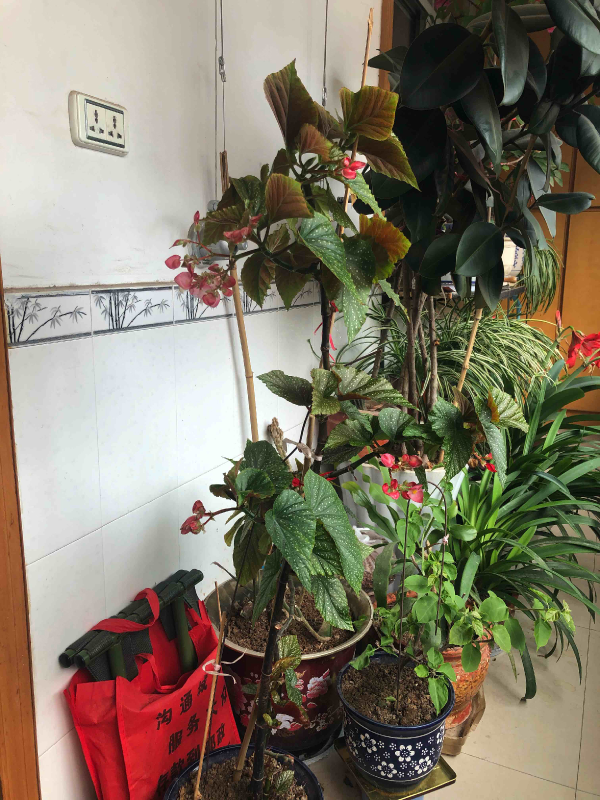
#> input picture SIFT/Flower_A.jpg, 1200 x 1600 px (shown at 1/2 size)
$ python image_stitching_demo.py
#> lines starting #> are read from the running program, lines starting #| are printed output that depends on the picture
### SIFT/mySIFT.py
"""
190785 李克
190914 方懿德
190773 徐恒
190784 杜静
190786 孙世若
"""
import numpy as np
import functools
import cv2


S = 3  # 在每组octave中检测S个尺度的极值点
SIGMA = 1.6  # 高斯滤波σ参数
IMAGE_BORDER_WIDTH = 5  # 极值点检测时预设的图像边界
THRESHOLD = 0.04  # 极值点检测阈值
MAX_ATTEMPT_TIMES = 5  # 极值点迭代拟合的最大次数
EIGENVALUE_RATIO = 10  # 本征值比
NUM_BINS = 36  # 特征点角度值的划分区间数
FLOAT_TOLERANCE = 1e-7  # 判别接近0的容差
WIN_SIZE = 4  # 生成Descriptor时的窗口大小
BINS = 8  # 生成Descriptor时的角度划分区间数


def extract_feature(image):

    gaussian_pyramid = generate_gaussian_pyramid(image)   # 高斯金字塔生成
    dog_pyramid = generate_dog_pyramid(gaussian_pyramid)  # DoG金字塔生成

    keypoints = generate_keypoints(gaussian_pyramid, dog_pyramid)  # 尺度空间极值点定位和特征点方向计算

    keypoints = process_keypoints(keypoints)  # 特征点排序与冗余去除

    descriptors = generate_descriptors(keypoints, gaussian_pyramid)  # 描述子生成

    return keypoints, descriptors


def generate_gaussian_pyramid(image):
    """
    生成高斯金字塔
    :param image: 基础图像
    :return: 形如[num_octaves * (S + 3)]的二维列表，元素为高斯图像
    """
    image = image.astype('float32')
    # 根据图像短边长计算octave的数量
    num_octaves = int(np.log(min(image.shape)) / np.log(2) - 0.5)

    gaussian_images = []
    for i in range(num_octaves):
        gaussian_images_in_octave = []
        # 对octave中的S+3张图像进行不同尺度的高斯滤波
        for j in range(S + 3):
            if i > 0 and j == 0:
                gaussian_images_in_octave.append(image)
                continue
            gaussian_kernel = np.sqrt((SIGMA ** 2) - 1) if j == 0 else np.sqrt((SIGMA ** 2) * (2 ** (2 * j / S) - 2 ** (2 * ((j - 1) / S))))
            image = cv2.GaussianBlur(image, (0, 0), sigmaX=gaussian_kernel, sigmaY=gaussian_kernel)
            gaussian_images_in_octave.append(image)
        gaussian_images.append(gaussian_images_in_octave)
        # 将前一组倒数第三张图像缩作为高斯金字塔上一组的输入
        octave_base = gaussian_images_in_octave[-3]
        image = cv2.resize(octave_base, (int(octave_base.shape[1] / 2), int(octave_base.shape[0] / 2)), interpolation=cv2.INTER_NEAREST)
    return np.array(gaussian_images)


# [421 lines left out: functions generate_dog_pyramid, generate_keypoints, judge_extremum, localize_extremum, compute_gradient, compute_hessian and 4 more, not called in this run]

### SIFT/image_stitching_demo.py
"""
190785 李克
"""
import numpy as np
import cv2
import mySIFT


def stitch(imgs, ratio=0.75):
    img2, img1 = imgs
    # 获取特征点和描述符
    kps1, des1 = mySIFT.extract_feature(cv2.cvtColor(img1, cv2.COLOR_BGR2GRAY))
    kps2, des2 = mySIFT.extract_feature(cv2.cvtColor(img1, cv2.COLOR_BGR2GRAY))
    kp1 = np.float32([kp.pt for kp in kps1])
    kp2 = np.float32([kp.pt for kp in kps2])

    # 匹配特征点并计算仿射变换矩阵
    R = matchKeyPoints(kp1, kp2, des1, des2, ratio)

    # 如果没有足够的最佳匹配点，R为None
    if R is None:
        return None
    good, M, mask = R

    # 对img1透视变换，M是ROI区域矩阵， 变换后的大小是(img1.w+img2.w, img1.h)
    result = cv2.warpPerspective(img1, M, (img1.shape[1] + img2.shape[1], img1.shape[0]))
    cv2.imshow('1', result)
    cv2.waitKey()
    # 将img2的值赋给结果图像
    result[0:img2.shape[0], 0:img2.shape[1]] = img2

    return result


def matchKeyPoints(kp1, kp2, des1, des2, ratio):
    matcher = cv2.DescriptorMatcher_create('BruteForce')
    matches = matcher.knnMatch(des1, des2, 2)

    # 获取理想匹配
    good = []
    for m in matches:
        if len(m) == 2 and m[0].distance < ratio * m[1].distance:
            good.append((m[0].trainIdx, m[0].queryIdx))

    # 最少要有四个点才能做透视变换
    if len(good) > 4:
        # 获取特征点的坐标
        src_pts = np.float32([kp1[i] for (_, i) in good])
        dst_pts = np.float32([kp2[i] for (i, _) in good])

        # 通过两个图像的特征点计算变换矩阵
        M, mask = cv2.findHomography(src_pts, dst_pts, cv2.RANSAC, ransacReprojThreshold=4.0)

        # 返回最佳匹配点、变换矩阵和掩模
        return good, M, mask
    # 如果不满足最少四个 就返回None
    return None


if __name__ == '__main__':
    imgA = cv2.imread('Flower_A.jpg')
#> imgA is the input picture: shape (1600, 1200, 3); mean B, G, R 103.6, 121, 129.1
    imgB = cv2.imread('Flower_B.jpg')
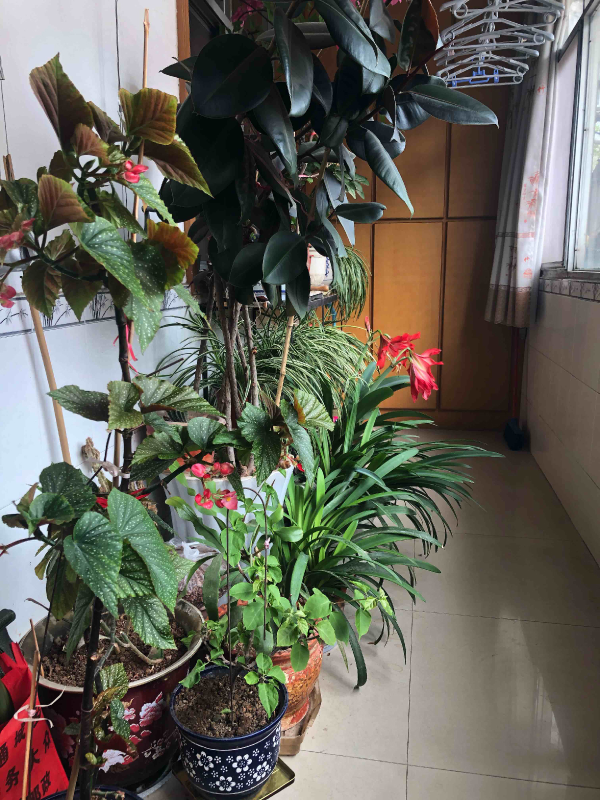
#> input picture SIFT/Flower_B.jpg, 1200 x 1600 px (shown at 1/2 size)
#> imgB is the input picture: shape (1600, 1200, 3); mean B, G, R 88.2, 99, 100.3
    stitched = stitch([imgA, imgB])
#> in generate_gaussian_pyramid, `image = image.astype('float32')`:
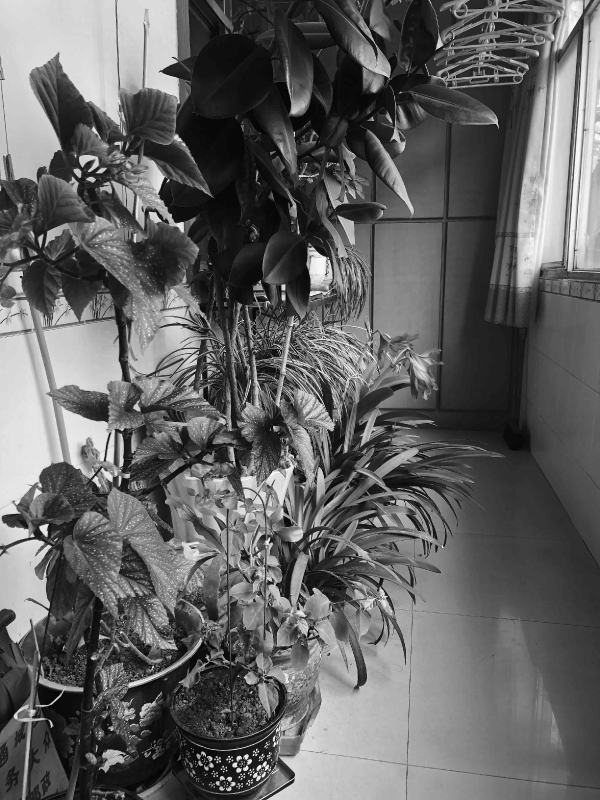
#> image: shape (1600, 1200) float32 (shown at 1/2 size); min 0, max 255, mean 98.1
#> (the run stopped early here; a loop or call above may not have finished)
